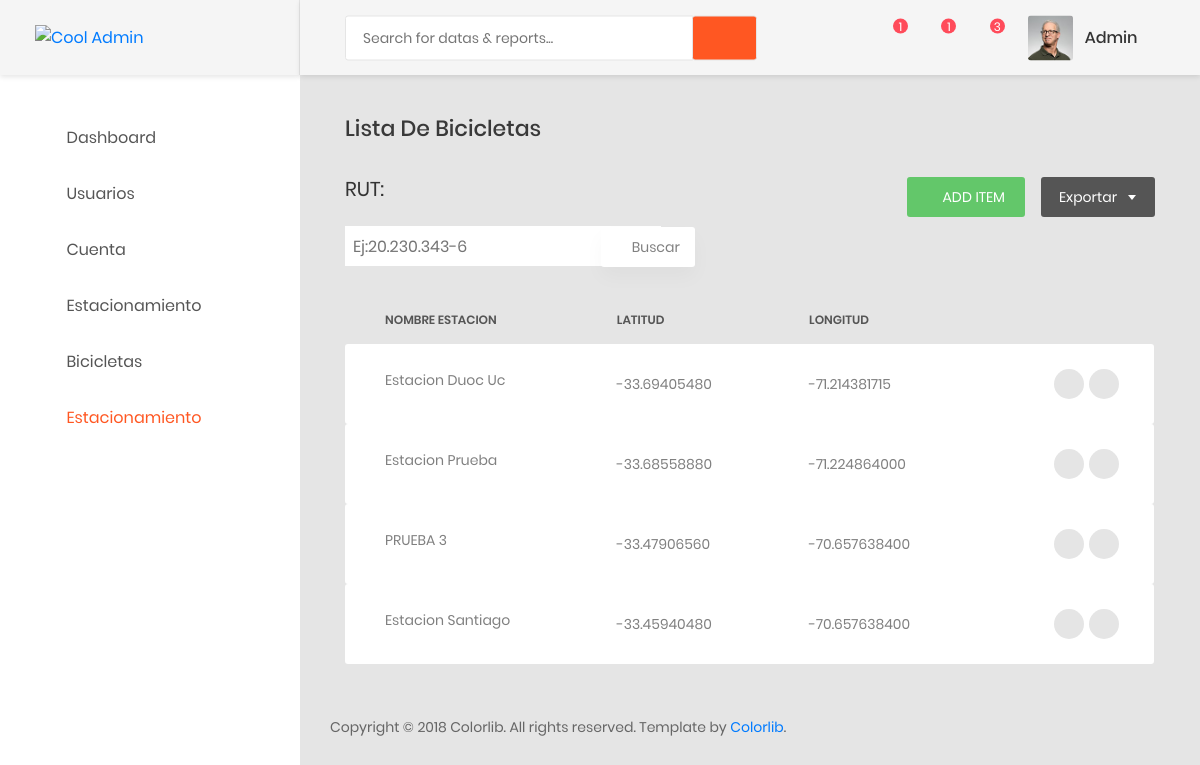
Page /Dashboard/station/list (signed in) on the earlier database version.
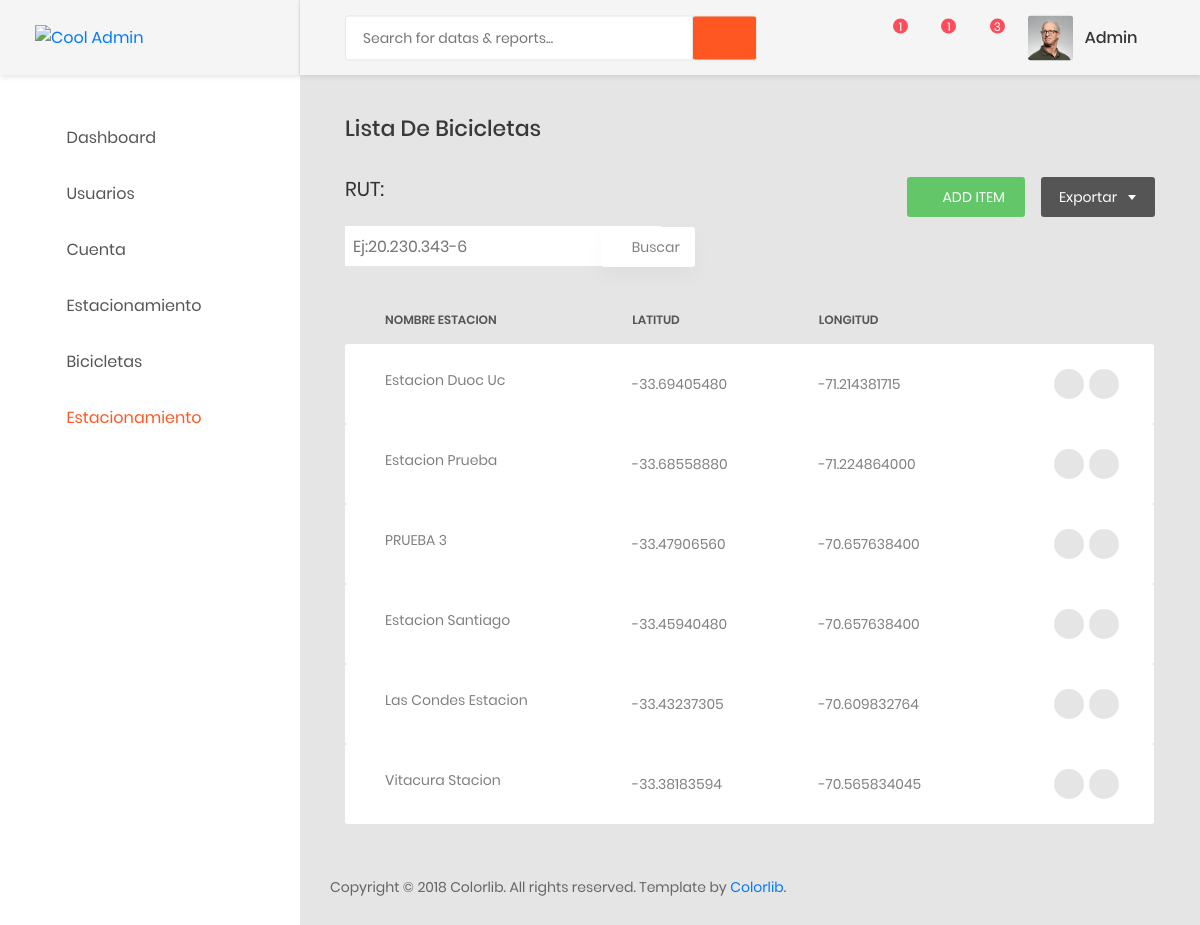
Same page on the later database version.
### AppMobike/models.py (models this page shows, shortened)
class BikeStations(models.Model):
      name= models.CharField('Nombre Estacion', max_length=200,unique=True,null=False)
      Latitude= models.DecimalField('Latitud',max_digits=22, decimal_places=8, blank=True, null=False)
      Longitude= models.DecimalField('Longitud',max_digits=22, decimal_places=9, blank=True, null=False)
      class Meta:
          verbose_name_plural="Estacion"

### AppMobike/Controllers/UserController.py (the view)
# urls.py: path('Dashboard/station/list', UserController.ListStation, name='ListStation'),
def ListStation(request):
    if CheckStatusAccount(request):
        return HttpResponse("<h1>Tu Cuenta esta Bloqueda Contacta con Administración </h1> <a href=/logout>Cerrar Sesion</a> ." )
    if GetCurrentTypeUser(request)=="Funcionario" or GetCurrentTypeUser(request)=="Cliente":
        return HttpResponse("<h1>Acceso Denegado </h1> <a href=/Dashboard>ir Al Panel de Inicio</a> ." )
    all_BikeStations={}
    all_BikeStations = BikeStations.objects.values()
    current_user=GetCurrentUser(request)
    all_BikeStations = list(all_BikeStations)
    return render (request, 'views/ListStation.html',{'ListStation':all_BikeStations, 'username':current_user})

### AppMobike/Controllers/UserController.py (called while the page is built)
def CheckStatusAccount(request):
     status_account = UserMobike.objects.get(id=request.user.id)
     if status_account.state_account == False:
        return True

def GetCurrentUser(request):
    current_user=request.user.username
    return current_user

def GetCurrentTypeUser(request):
    user_type=request.user.user_type
    return user_type

### AppMobike/templates/views/ListStation.html (shortened to what the changed rows need)
<!DOCTYPE html>
<html lang="en">
<head>
    <link href="/static/css/font-face.css" rel="stylesheet" media="all">
    <link href="/static/vendor/font-awesome-4.7/css/font-awesome.min.css" rel="stylesheet" media="all">
    <link href="/static/vendor/font-awesome-5/css/fontawesome-all.min.css" rel="stylesheet" media="all">
    <link href="/static/vendor/mdi-font/css/material-design-iconic-font.min.css" rel="stylesheet" media="all">
    <link href="/static/vendor/bootstrap-4.1/bootstrap.min.css" rel="stylesheet" media="all">
    <link href="/static/vendor/animsition/animsition.min.css" rel="stylesheet" media="all">
    <link href="/static/vendor/bootstrap-progressbar/bootstrap-progressbar-3.3.4.min.css" rel="stylesheet" media="all">
    <link href="/static/vendor/wow/animate.css" rel="stylesheet" media="all">
    <link href="/static/vendor/css-hamburgers/hamburgers.min.css" rel="stylesheet" media="all">
    <link href="/static/vendor/slick/slick.css" rel="stylesheet" media="all">
    <link href="/static/vendor/select2/select2.min.css" rel="stylesheet" media="all">
    <link href="/static/vendor/perfect-scrollbar/perfect-scrollbar.css" rel="stylesheet" media="all">
    <link href="/static/css/theme.css" rel="stylesheet" media="all">
</head>
<body class="animsition">
    <div class="page-wrapper">
        <div class="page-container">
            <div class="main-content">
                <div class="section__content section__content--p30">
                    <div class="container-fluid">
                        <div class="row">
                            <div class="col-md-12">
                                <div class="table-responsive table-responsive-data2">
                                    <table class="table table-data2">
                                        <thead>
                                            <tr>
                                                <th>
                                                Nombre Estacion
                                                </th>
                                                <th>Latitud</th>
                                                <th>Longitud</th>
                                            </tr>
                                        </thead>
                                        <tbody>
                                            {% for row in ListStation %}
                                            <td>{{row.name}}</td>
                                            <td>
                                                <span class="desc">{{row.Latitude}}</span>
                                            </td>
                                            <td>
                                                <span class="desc">{{row.Longitude}}</span>
                                            </td>
                                            <td>
                                                <div class="table-data-feature">
                                                    <button onclick="" class="item" data-toggle="tooltip"
                                                        data-placement="top" title="Eliminar">
                                                        <a ><i
                                                                class="zmdi zmdi-block"></i></a>
                                                    </button>
                                                    <button class="item" data-toggle="tooltip" data-placement="top"
                                                        title="Veer">
                                                        <a name="username"
                                                            id="Eliminar"><i class="zmdi zmdi-delete"></i></a>
                                                    </button>
                                                </div>
                                            </td>
                                            {% endfor %}
                                        </tbody>
                                    </table>
                                </div>
                            </div>
                        </div>
                    </div>
                </div>
            </div>
        </div>
</body>
</html>

Differences in the rows shown:
added BikeStations: name "Las Condes Estacion", Latitude "-33.43237305", Longitude "-70.609832764"
added BikeStations: name "Vitacura Stacion", Latitude "-33.38183594", Longitude "-70.565834045"
